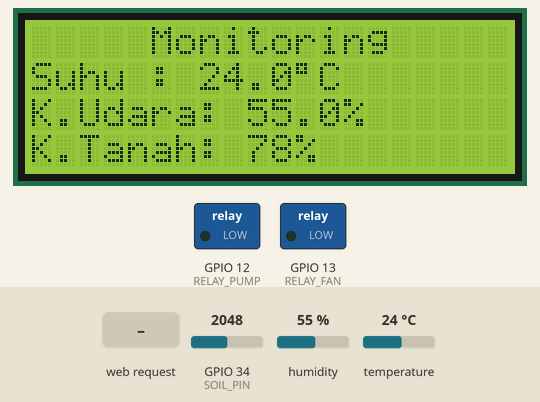
The sketch below on a simulated ESP32. On the bench: 20×4 character LCD, switched loads named in the sketch (green lamp = pin HIGH). Inputs (shaded band) come from the test bench; at power-on: humidity 55 %, GPIO 34 (SOIL_PIN) = 2048, temperature 24 °C. WiFi joins after 1.5 s; servers stay silent unless stated; storage starts empty; what the sketch prints to the serial monitor is not drawn.

Above: at 2.8 s.
2.9 s: HTTP request GET /pump?state=1 received
At 3.9 s:
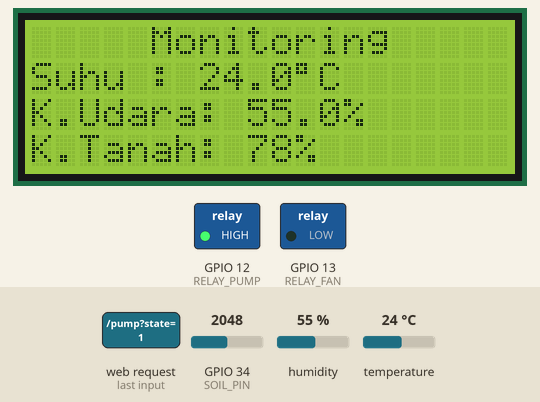
4.4 s: HTTP request GET /fan?state=1 received
At 5.1 s:
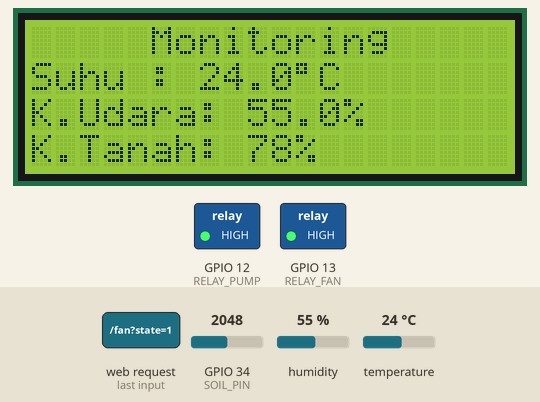
5.9 s: HTTP request GET /pump?state=0 received
At 6.2 s:
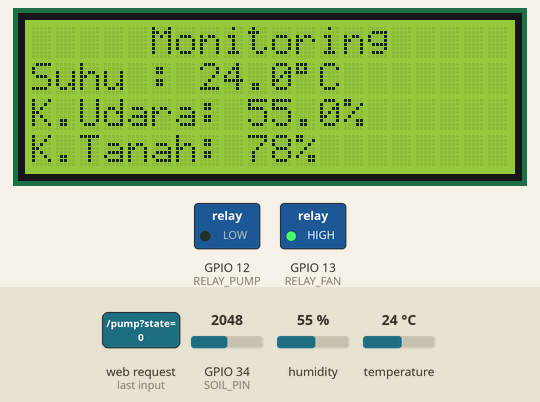
7.4 s: humidity set to 22 %
At 11.2 s:
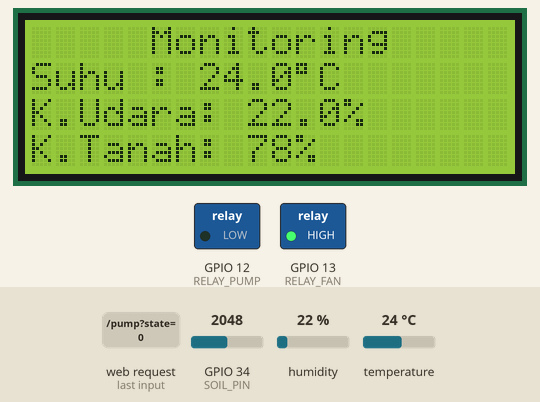
11.5 s: GPIO 34 (SOIL_PIN) set to 2866
At 12.5 s:
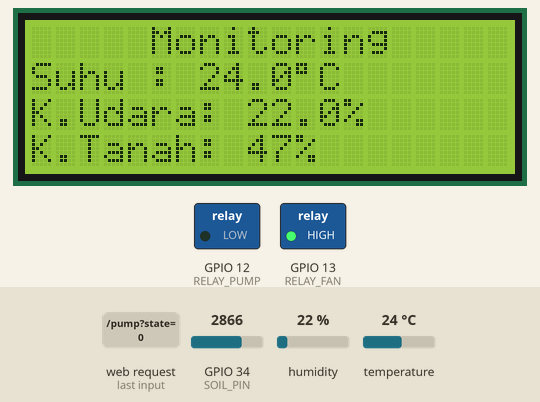
13.5 s: temperature set to 12 °C
At 15.4 s:
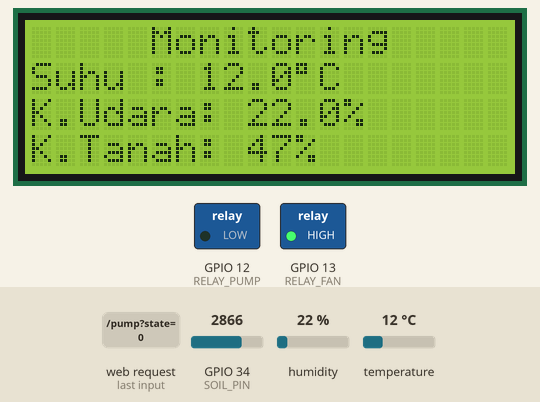
Timing chart, 0 to 16.5 s (numbered marks = the images above; inputs shaded):
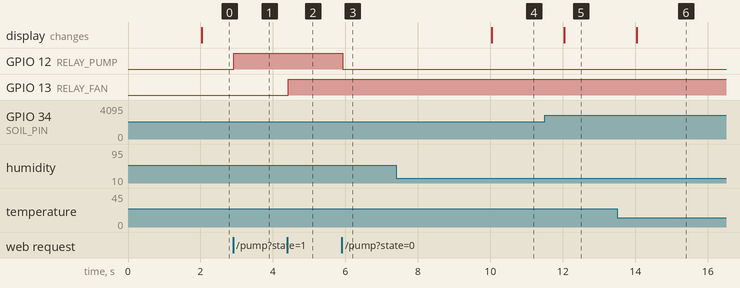

The sketch:

codingan_littlefs_web.ino
```cpp
#include <WiFi.h>
#include <HTTPClient.h>
#include <ESPAsyncWebServer.h>
#include <LittleFS.h>
#include "DHT.h"
#include <Wire.h>
#include <LiquidCrystal_I2C.h>

// --- Konfigurasi WiFi ---
const char* ssid = "faiz";
const char* password = "arshaka18";
// --- Konfigurasi ThingSpeak ---
String apiKey = ".";  //write API
const char* serverTS = "http://api.thingspeak.com/update";
// --- Konfigurasi Sensor ---
#define DHTPIN 4
#define DHTTYPE DHT22
DHT dht(DHTPIN, DHTTYPE);
#define SOIL_PIN 34  // ADC input soil sensor
// --- Relay Pin ---
#define RELAY_PUMP 12
#define RELAY_FAN 13
// --- Web Server ---
AsyncWebServer server(80);
// Variabel sensor
float temperature, humidity;
int soilPercent;

// ================= Timing non-blocking =================
unsigned long lastSensorRead = 0;
const unsigned long SENSOR_INTERVAL = 2000;  // baca sensor + update LCD tiap 2 detik
unsigned long lastThingSpeak = 0;
const unsigned long THINGSPEAK_INTERVAL = 20000;  // kirim ThingSpeak tiap 20 detik (limit API)

// ================= LCD I2C =================
LiquidCrystal_I2C lcd(0x27, 20, 4);

void updateLCD() {
  lcd.setCursor(7, 1);
  lcd.print("      ");
  lcd.setCursor(7, 1);
  lcd.print(temperature, 1);
  lcd.print((char)223);
  lcd.print("C");

  lcd.setCursor(9, 2);
  lcd.print("      ");
  lcd.setCursor(9, 2);
  lcd.print(humidity, 1);
  lcd.print("%");

  lcd.setCursor(9, 3);
  lcd.print("      ");
  lcd.setCursor(9, 3);
  lcd.print(soilPercent);
  lcd.print("%");
}

void sendThingSpeak() {
  if (WiFi.status() != WL_CONNECTED) return;
  HTTPClient http;
  String url = serverTS;
  url += "?api_key=" + apiKey;
  url += "&field1=" + String(temperature);
  url += "&field2=" + String(humidity);
  url += "&field3=" + String(soilPercent);
  http.begin(url);
  int httpCode = http.GET();
  if (httpCode > 0) {
    Serial.println("ThingSpeak update OK");
  } else {
    Serial.println("Gagal kirim ke ThingSpeak");
  }
  http.end();
}

void setup() {
  Serial.begin(115200);
  dht.begin();

  lcd.begin();
  lcd.backlight();

  lcd.setCursor(5, 0);
  lcd.print("Monitoring");

  lcd.setCursor(0, 1);
  lcd.print("Suhu : ");

  lcd.setCursor(0, 2);
  lcd.print("K.Udara: ");

  lcd.setCursor(0, 3);
  lcd.print("K.Tanah: ");

  if (!LittleFS.begin()) {
    Serial.println("LittleFS mount gagal!");
    return;
  }
  Serial.println("LittleFS mounted.");

  WiFi.begin(ssid, password);
  Serial.print("Menghubungkan WiFi...");
  unsigned long wifiStart = millis();
  while (WiFi.status() != WL_CONNECTED && millis() - wifiStart < 15000) {
    delay(300);
    Serial.print(".");
  }
  if (WiFi.status() == WL_CONNECTED) {
    Serial.println("\nWiFi terhubung!");
    Serial.println(WiFi.localIP());
  } else {
    Serial.println("\nWiFi gagal konek, lanjut tanpa WiFi (retry di loop).");
  }

  pinMode(RELAY_PUMP, OUTPUT);
  pinMode(RELAY_FAN, OUTPUT);
  digitalWrite(RELAY_PUMP, LOW);
  digitalWrite(RELAY_FAN, LOW);

  server.serveStatic("/", LittleFS, "/").setDefaultFile("index.html");

  server.on("/data", HTTP_GET, [](AsyncWebServerRequest* request) {
    String json = "{";
    json += "\"temperature\":" + String(temperature, 1) + ",";
    json += "\"humidity\":" + String(humidity, 1) + ",";
    json += "\"soil\":" + String(soilPercent);
    json += "}";
    request->send(200, "application/json", json);
  });

  server.on("/pump", HTTP_GET, [](AsyncWebServerRequest* request) {
    if (request->hasParam("state")) {
      String state = request->getParam("state")->value();
      digitalWrite(RELAY_PUMP, state == "1" ? HIGH : LOW);
      request->send(200, "text/plain", state == "1" ? "Pump ON" : "Pump OFF");
    } else {
      request->send(400, "text/plain", "Bad Request");
    }
  });

  server.on("/fan", HTTP_GET, [](AsyncWebServerRequest* request) {
    if (request->hasParam("state")) {
      String state = request->getParam("state")->value();
      digitalWrite(RELAY_FAN, state == "1" ? HIGH : LOW);
      request->send(200, "text/plain", state == "1" ? "Fan ON" : "Fan OFF");
    } else {
      request->send(400, "text/plain", "Bad Request");
    }
  });

  server.begin();
}

void loop() {
  unsigned long now = millis();

  // Baca sensor + update LCD tiap SENSOR_INTERVAL, gak blok server
  if (now - lastSensorRead >= SENSOR_INTERVAL) {
    lastSensorRead = now;
    humidity = dht.readHumidity();
    temperature = dht.readTemperature();
    int soilRaw = analogRead(SOIL_PIN); //range data analog 12 bit 0-4095
    soilPercent = map(soilRaw, 4095, 1500, 0, 100);
    // humidity = 23;
    // temperature = 32;
    // // int soilRaw = 2400;
    // soilPercent = 80;

    if (isnan(humidity) || isnan(temperature)) {
      Serial.println("Gagal baca DHT22!");
    } else {
      updateLCD();
    }
  }

  // Kirim ThingSpeak tiap THINGSPEAK_INTERVAL, non-blocking juga
  if (now - lastThingSpeak >= THINGSPEAK_INTERVAL) {
    lastThingSpeak = now;
    sendThingSpeak();
  }

  // Tanpa delay() panjang → AsyncWebServer selalu responsif tiap request
}
```

Measured:
- after the input at 2.9 s, GPIO 12 (RELAY_PUMP): LOW → HIGH at once
- after the input at 4.4 s, GPIO 13 (RELAY_FAN): LOW → HIGH at once
- after the input at 5.9 s, GPIO 12 (RELAY_PUMP): HIGH → LOW at once
- after the input at 7.4 s, the display: changes after 2.6 s (image 4)
- after the input at 11.5 s, the display: changes after 0.54 s (image 5)
- after the input at 13.5 s, the display: changes after 0.54 s (image 6)
